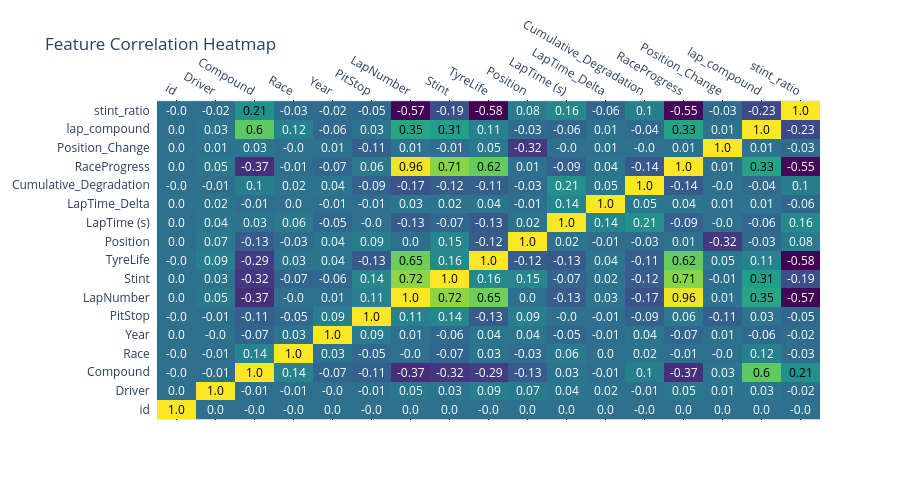

Notebook code for this chart:
### Markdown cell above
## Correlation Heatmap

### Code cell
import plotly.figure_factory as ff

corr = X.corr()
fig = ff.create_annotated_heatmap(
    z=corr.values,
    x=list(corr.columns),
    y=list(corr.index),
    annotation_text=corr.round(2).values,
    colorscale="Viridis"
)
fig.update_layout(
    title="Feature Correlation Heatmap",
    width=900,   # adjust width
    height=500    # adjust height
)
fig.show()
